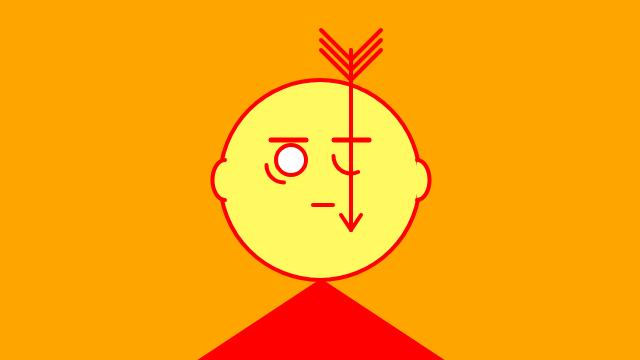
Frame 1 (no input)
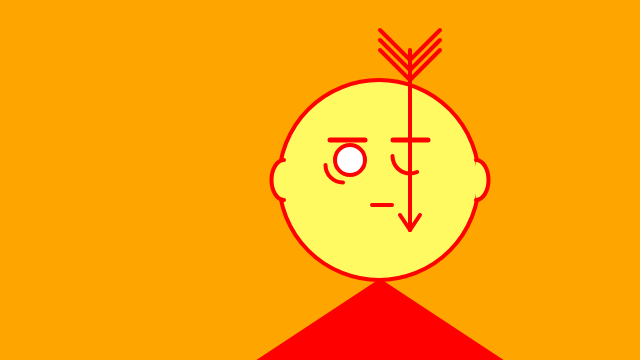
Frame 60 (no input)
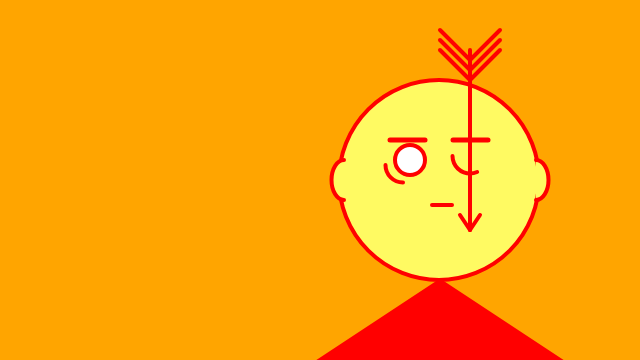
Frame 120 (the mouse pressed at the canvas centre since frame 60)

The p5.js sketch that drew these frames (run headless with seeded random() and noise() and a simulated clock; from frame 60 on, the mouse is pressed at the canvas centre):

// p5.js sketch
// ── sketch.js
/* self portrait
	by miranda
	2/06/2020
*/

// global scope
var x = 320; //origin for face
var y = 180;

var s = 200; //size for face





function setup () {
	//setup scope
	createCanvas(640, 360);
}

function draw () {
	//draw scope
	background ('orange');

 	// shapes with xy coordinate and size //

 	//face
	fill (255, 250, 98);
 	stroke ('red');
 	strokeWeight (4);

	ellipse(x, y, s); 
	x++
	//s++
	fill ("white");
	ellipse (x-30, y-20, s-170); //left eye
	noFill();
	arc(x-37, y-15, s-165, s-165, HALF_PI, PI); //left eyebag


	noFill();
	arc(x+30, y-24, s-165, s-165, s-180, -PI, PI); // right eye
	

	
	strokeWeight(4)
	fill (255, 250,98)
	arc (x-96, y, s-175, s-160, HALF_PI, -HALF_PI) //left ear
	arc (x+96, y, s-175, s-160, -HALF_PI, HALF_PI) // right ear
	


	// shapes that are only xy points //

	rectMode (CENTER);
	line (x-8, y+25, x+12, y+25) //mouth
	strokeWeight (5)
	line (x-50, y-40, x-15, y-40) //left eyebrown
	line (x+13, y-40, x+48, y-40) //right eyebrown


	//arrow 
	stroke ('red');
	strokeWeight (4);
	line(x+30, y-130, x+30, y+50); //horizontal stroke

	line(x, y-130, x+30, y-100); //first from down line on the left
	line(x, y-140, x+30, y-110); //second
	line(x, y-150, x+30, y-120); //third
	line(x+20, y+35, x+30, y+50) // line on the tip
	



	line(x+60, y-130, x+30, y-100); //first from down line on the right
	line(x+60, y-140, x+30, y-110); //second
	line(x+60, y-150, x+30, y-120); //third
	line(x+40, y+35, x+30, y+50) //line on the tip





	//body
	fill ('red');
	triangle (x, y+101, x-120, y+180 , x+120, y+180);

}	
